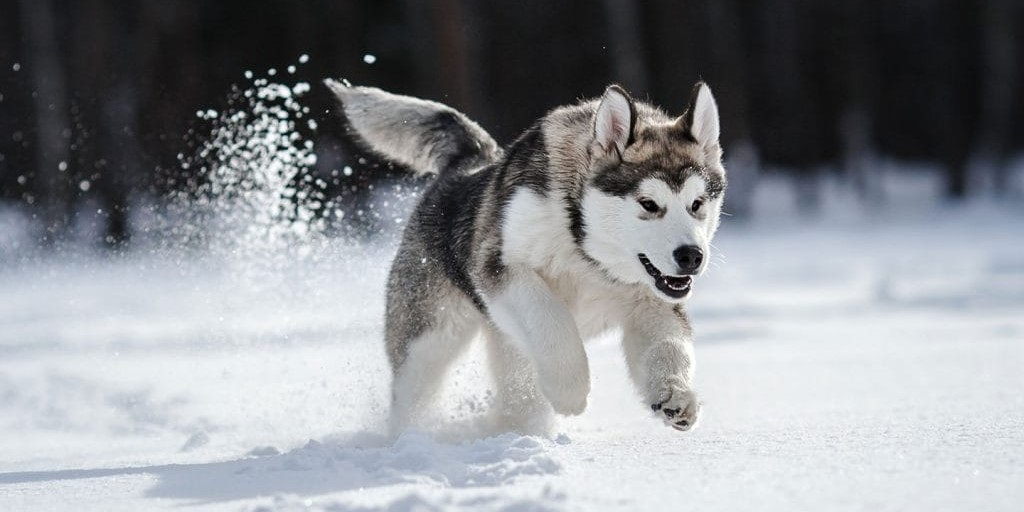
#> input picture husky.jpg, 1024 x 512 px
$ python 'lab03 function3.py'
#> lines starting #> are read from the running program, lines starting #| are printed output that depends on the picture; after the words box and inside, x2 and y2 are one past the last pixel; in counts of white or black regions, pixels touching at a corner belong together
import numpy as np
import cv2 as cv2

# import image
img = cv2.imread('husky.jpg', 0)
#> img: shape (512, 1024); min 0, max 255, mean 142.1
# show image
cv2.imshow('original', img)
# detect edges using canny
edges = cv2.Canny(img, 100, 200)
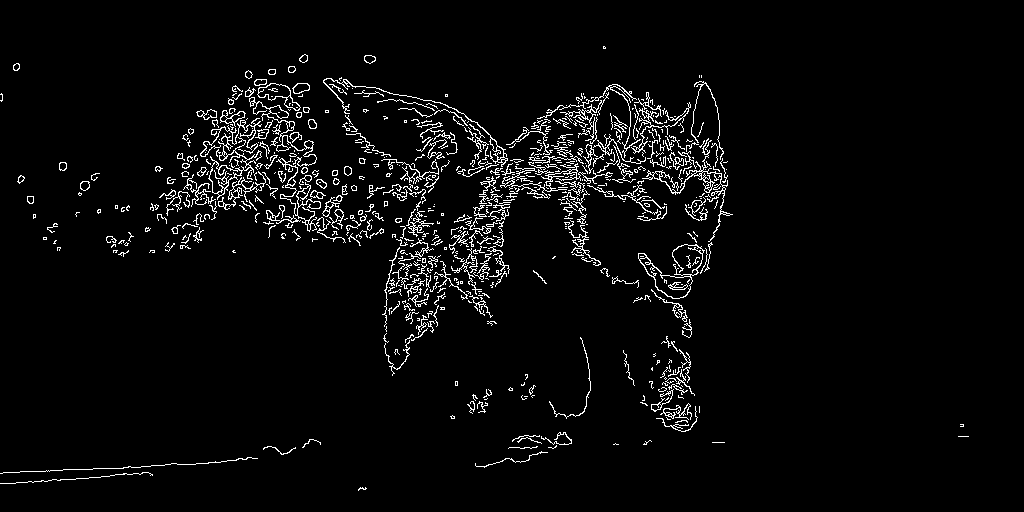
#> edges: shape (512, 1024); 3.8% white in thin lines or dots, all inside (x1, y1, x2, y2) = (0, 46, 969, 491)
# show edges
cv2.imshow('edge image', edges)
cv2.waitKey(0)

$ run again, with house.jpg copied over husky.jpg
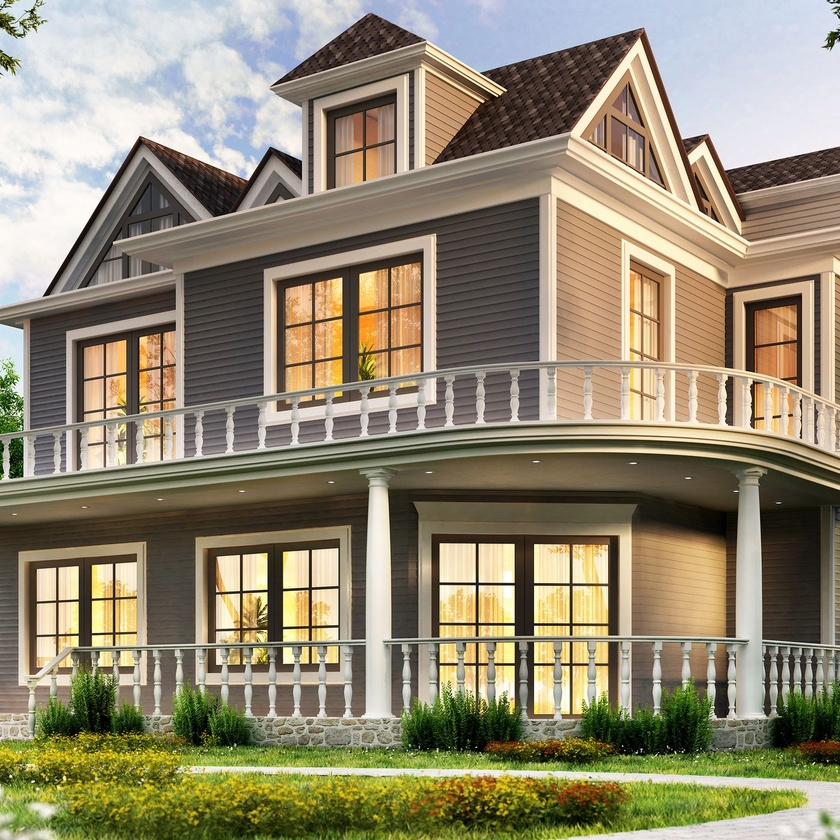
#> input picture house.jpg, 840 x 840 px, shrunk from 1400 x 1400 before the run
#> `img = cv2.imread('husky.jpg', 0)`:
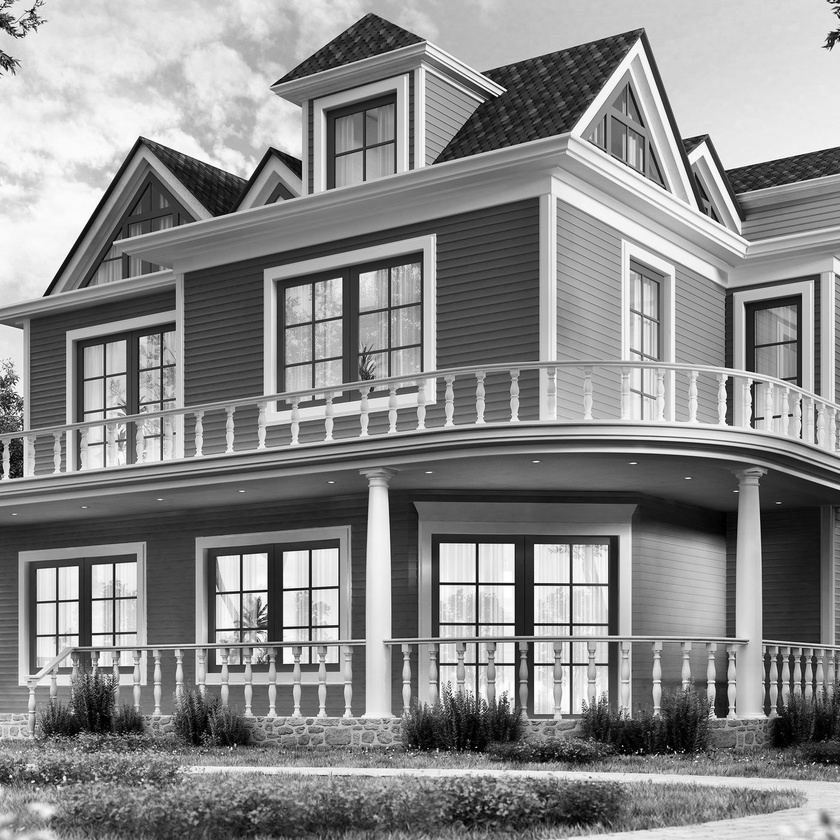
#> img: shape (840, 840); min 0, max 255, mean 137.8
#> `edges = cv2.Canny(img, 100, 200)`:
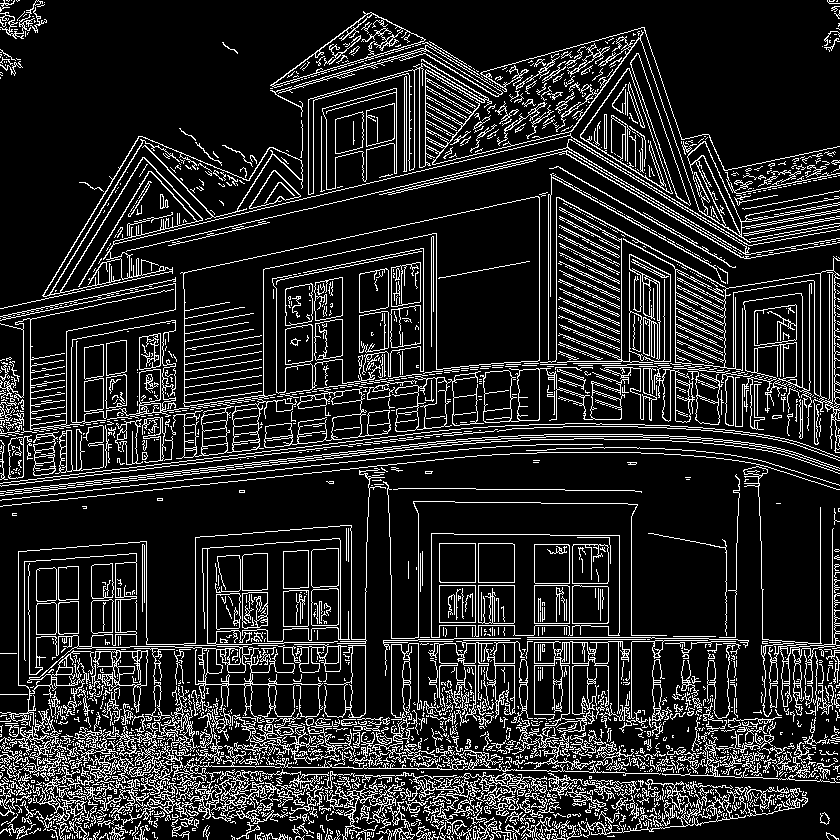
#> edges: shape (840, 840); 15.1% white in thin lines or dots
